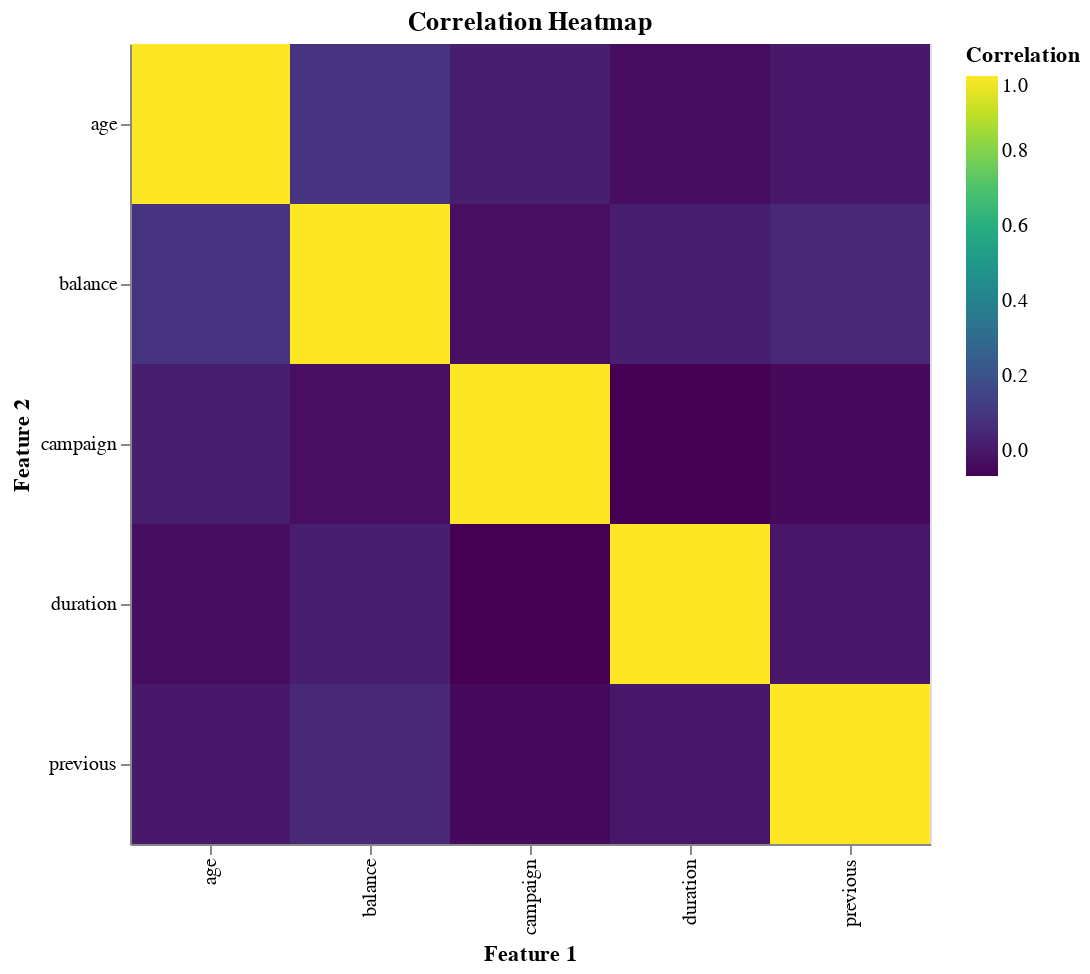

The code cell stored with this chart in its notebook:
### Code cell
# Code adapted from from Tiffany A. Timbers, Joel Ostblom & Melissa Lee 2023/11/09: Breast Cancer Predictor Report
data_preprocessor.fit(X_train)
scaled_X_train = data_preprocessor.transform(X_train)

col_names = data_preprocessor.named_transformers_['pipeline-1'].get_feature_names_out().tolist() + ordinal_cols + numerical_cols
scaled_X_train_df = pd.DataFrame(scaled_X_train, columns=col_names)


correlation_matrix = scaled_X_train_df[numerical_cols].corr()
correlation_long = correlation_matrix.reset_index().melt(id_vars='index')
correlation_long.columns = ['Feature 1', 'Feature 2', 'Correlation']

alt.Chart(correlation_long).mark_rect().encode(
    x='Feature 1:O',
    y='Feature 2:O',
    color=alt.Color('Correlation:Q', scale=alt.Scale(scheme='viridis')),
    tooltip=['Feature 1', 'Feature 2', 'Correlation']
).properties(
    width=400,
    height=400,
    title="Correlation Heatmap"
)

### Figure 1 — Vega specification as saved in the notebook (floating-point values rounded to 4 significant figures)
{"$schema": "https://vega.github.io/schema/vega/v6.json", "data": [{"name": "source_0", "values": [{"Correlation": 1.0, "Feature 1": "age", "Feature 2": "age"}, {"Correlation": 0.09157, "Feature 1": "balance", "Feature 2": "age"}, {"Correlation": -0.03385, "Feature 1": "duration", "Feature 2": "age"}, {"Correlation": 0.0151, "Feature 1": "campaign", "Feature 2": "age"}, {"Correlation": 0.0003634, "Feature 1": "previous", "Feature 2": "age"}, {"Correlation": 0.09157, "Feature 1": "age", "Feature 2": "balance"}, {"Correlation": 1.0, "Feature 1": "balance", "Feature 2": "balance"}, {"Correlation": 0.01763, "Feature 1": "duration", "Feature 2": "balance"}, {"Correlation": -0.03282, "Feature 1": "campaign", "Feature 2": "balance"}, {"Correlation": 0.04898, "Feature 1": "previous", "Feature 2": "balance"}, {"Correlation": -0.03385, "Feature 1": "age", "Feature 2": "duration"}, {"Correlation": 0.01763, "Feature 1": "balance", "Feature 2": "duration"}, {"Correlation": 1.0, "Feature 1": "duration", "Feature 2": "duration"}, {"Correlation": -0.06804, "Feature 1": "campaign", "Feature 2": "duration"}, {"Correlation": -0.004272, "Feature 1": "previous", "Feature 2": "duration"}, {"Correlation": 0.0151, "Feature 1": "age", "Feature 2": "campaign"}, {"Correlation": -0.03282, "Feature 1": "balance", "Feature 2": "campaign"}, {"Correlation": -0.06804, "Feature 1": "duration", "Feature 2": "campaign"}, {"Correlation": 1.0, "Feature 1": "campaign", "Feature 2": "campaign"}, {"Correlation": -0.04482, "Feature 1": "previous", "Feature 2": "campaign"}, {"Correlation": 0.0003634, "Feature 1": "age", "Feature 2": "previous"}, {"Correlation": 0.04898, "Feature 1": "balance", "Feature 2": "previous"}, {"Correlation": -0.004272, "Feature 1": "duration", "Feature 2": "previous"}, {"Correlation": -0.04482, "Feature 1": "campaign", "Feature 2": "previous"}, {"Correlation": 1.0, "Feature 1": "previous", "Feature 2": "previous"}]}, {"name": "source_0_x_domain_Feature 1", "values": [{"Feature 1": "age"}, {"Feature 1": "balance"}, {"Feature 1": "duration"}, {"Feature 1": "campaign"}, {"Feature 1": "previous"}]}, {"name": "source_0_y_domain_Feature 2", "values": [{"Feature 2": "age"}, {"Feature 2": "balance"}, {"Feature 2": "duration"}, {"Feature 2": "campaign"}, {"Feature 2": "previous"}]}, {"name": "source_0_color_domain_Correlation", "values": [{"min": -0.06804, "max": 1.0}]}], "marks": [{"type": "rect", "name": "marks", "from": {"data": "source_0"}, "encode": {"update": {"x": {"field": "Feature 1", "scale": "x"}, "fill": {"field": "Correlation", "scale": "color"}, "height": {"signal": "max(0.25, bandwidth('y'))"}, "y": {"field": "Feature 2", "scale": "y"}, "tooltip": {"signal": "{\"Feature 1\": isValid(datum[\"Feature 1\"]) ? datum[\"Feature 1\"] : \"\"+datum[\"Feature 1\"], \"Feature 2\": isValid(datum[\"Feature 2\"]) ? datum[\"Feature 2\"] : \"\"+datum[\"Feature 2\"], \"Correlation\": format(datum[\"Correlation\"], \"\")}"}, "width": {"signal": "max(0.25, bandwidth('x'))"}}}, "style": ["rect"]}], "scales": [{"name": "x", "type": "band", "domain": {"data": "source_0_x_domain_Feature 1", "field": "Feature 1", "sort": true}, "range": [0, {"signal": "width"}], "paddingOuter": 0, "paddingInner": 0}, {"name": "y", "type": "band", "domain": {"data": "source_0_y_domain_Feature 2", "field": "Feature 2", "sort": true}, "range": [0, {"signal": "height"}], "paddingOuter": 0, "paddingInner": 0}, {"name": "color", "type": "linear", "domain": [{"signal": "(data(\"source_0_color_domain_Correlation\")[0] || {}).min"}, {"signal": "(data(\"source_0_color_domain_Correlation\")[0] || {}).max"}], "range": {"scheme": "viridis"}, "interpolate": "hcl", "zero": false}], "axes": [{"scale": "x", "labelAlign": "right", "labelAngle": 270, "grid": false, "labelBaseline": "middle", "zindex": 1, "title": "Feature 1", "orient": "bottom"}, {"scale": "y", "orient": "left", "grid": false, "title": "Feature 2", "zindex": 1}], "title": {"text": "Correlation Heatmap", "frame": "group"}, "padding": 5, "width": 400, "height": 400, "style": "cell", "legends": [{"fill": "color", "gradientLength": {"signal": "clamp(height, 64, 200)"}, "title": "Correlation"}], "background": "white"}
